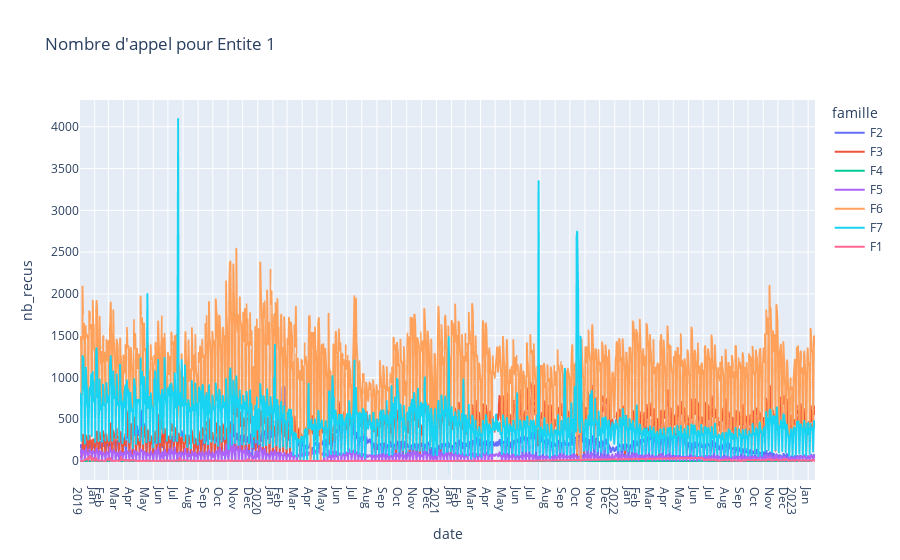
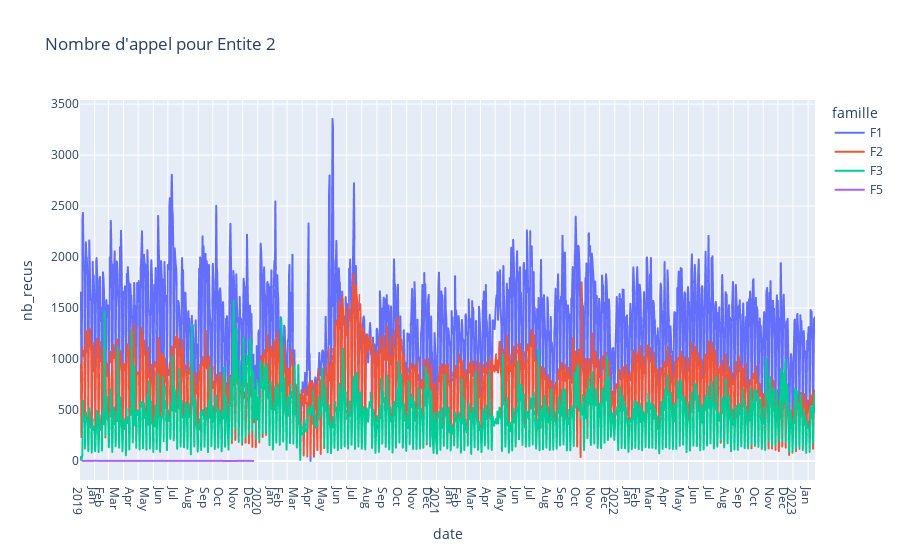
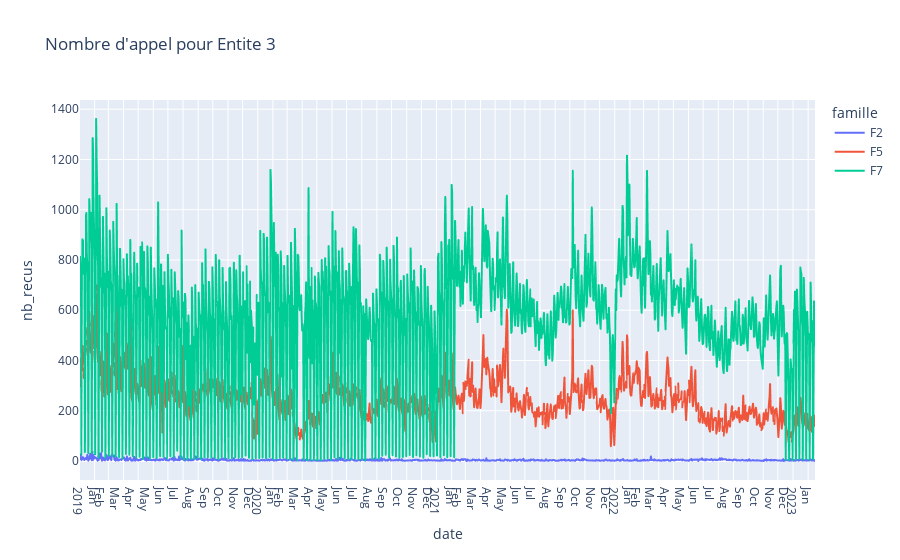
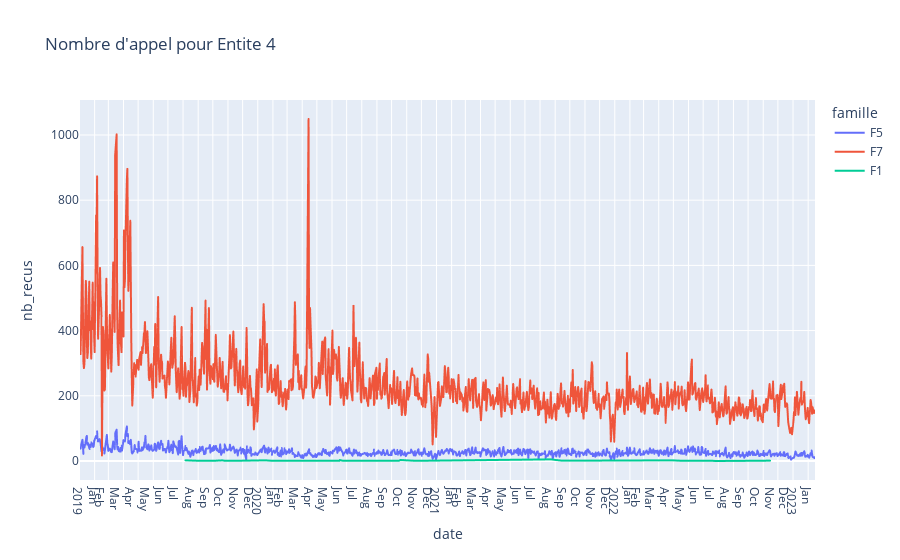

The cell these charts' notebook holds for them, in order:
### Code cell
#
# Création de graphique dynamique de toutes les Entités avec toutes les Familles
#


for entite in df_tel.entite.unique():
    df = df_tel.loc[df_tel.entite == entite].groupby([pd.Grouper(freq = 'd'), "famille", "jour"]).agg(nb_recus = ('nb_recus' , 'mean')).reset_index()
    
    fig = px.line(df, x="date", y="nb_recus", color='famille',
              hover_data={
                "date": "|%B %d, %Y",
                "jour" : True,
              },
              title=f"Nombre d'appel pour {entite}")

    fig.update_xaxes(
        dtick="M1",
        tickformat="%b\n%Y",
        ticklabelmode="period")
    fig.show()

### Figure 1 — Plotly figure (JSON) as saved in the notebook; plotly's stock layout.template omitted (floating-point values rounded to 4 significant figures; data arrays with more than 128 entries replaced by an {"elided": "..."} marker saying what was removed)
{"data": [{"customdata": {"elided": "1250x1 str values"}, "hovertemplate": "famille=F2<br>date=%{x|%B %d, %Y}<br>nb_recus=%{y}<br>jour=%{customdata[0]}<extra></extra>", "legendgroup": "F2", "line": {"color": "#636efa", "dash": "solid"}, "marker": {"symbol": "circle"}, "mode": "lines", "name": "F2", "showlegend": true, "type": "scattergl", "x": {"elided": "1250 str values"}, "xaxis": "x", "y": {"elided": "1250 int values"}, "yaxis": "y"}, {"customdata": {"elided": "1248x1 str values"}, "hovertemplate": "famille=F3<br>date=%{x|%B %d, %Y}<br>nb_recus=%{y}<br>jour=%{customdata[0]}<extra></extra>", "legendgroup": "F3", "line": {"color": "#EF553B", "dash": "solid"}, "marker": {"symbol": "circle"}, "mode": "lines", "name": "F3", "showlegend": true, "type": "scattergl", "x": {"elided": "1248 str values"}, "xaxis": "x", "y": {"elided": "1248 int values"}, "yaxis": "y"}, {"customdata": {"elided": "133x1 str values"}, "hovertemplate": "famille=F4<br>date=%{x|%B %d, %Y}<br>nb_recus=%{y}<br>jour=%{customdata[0]}<extra></extra>", "legendgroup": "F4", "line": {"color": "#00cc96", "dash": "solid"}, "marker": {"symbol": "circle"}, "mode": "lines", "name": "F4", "showlegend": true, "type": "scattergl", "x": {"elided": "133 str values"}, "xaxis": "x", "y": {"elided": "133 int values"}, "yaxis": "y"}, {"customdata": {"elided": "1247x1 str values"}, "hovertemplate": "famille=F5<br>date=%{x|%B %d, %Y}<br>nb_recus=%{y}<br>jour=%{customdata[0]}<extra></extra>", "legendgroup": "F5", "line": {"color": "#ab63fa", "dash": "solid"}, "marker": {"symbol": "circle"}, "mode": "lines", "name": "F5", "showlegend": true, "type": "scattergl", "x": {"elided": "1247 str values"}, "xaxis": "x", "y": {"elided": "1247 int values"}, "yaxis": "y"}, {"customdata": {"elided": "1254x1 str values"}, "hovertemplate": "famille=F6<br>date=%{x|%B %d, %Y}<br>nb_recus=%{y}<br>jour=%{customdata[0]}<extra></extra>", "legendgroup": "F6", "line": {"color": "#FFA15A", "dash": "solid"}, "marker": {"symbol": "circle"}, "mode": "lines", "name": "F6", "showlegend": true, "type": "scattergl", "x": {"elided": "1254 str values"}, "xaxis": "x", "y": {"elided": "1254 int values"}, "yaxis": "y"}, {"customdata": {"elided": "1252x1 str values"}, "hovertemplate": "famille=F7<br>date=%{x|%B %d, %Y}<br>nb_recus=%{y}<br>jour=%{customdata[0]}<extra></extra>", "legendgroup": "F7", "line": {"color": "#19d3f3", "dash": "solid"}, "marker": {"symbol": "circle"}, "mode": "lines", "name": "F7", "showlegend": true, "type": "scattergl", "x": {"elided": "1252 str values"}, "xaxis": "x", "y": {"elided": "1252 int values"}, "yaxis": "y"}, {"customdata": {"elided": "751x1 str values"}, "hovertemplate": "famille=F1<br>date=%{x|%B %d, %Y}<br>nb_recus=%{y}<br>jour=%{customdata[0]}<extra></extra>", "legendgroup": "F1", "line": {"color": "#FF6692", "dash": "solid"}, "marker": {"symbol": "circle"}, "mode": "lines", "name": "F1", "showlegend": true, "type": "scattergl", "x": {"elided": "751 str values"}, "xaxis": "x", "y": {"elided": "751 int values"}, "yaxis": "y"}], "layout": {"legend": {"title": {"text": "famille"}, "tracegroupgap": 0}, "title": {"text": "Nombre d'appel pour Entite 1"}, "xaxis": {"anchor": "y", "domain": [0, 1], "dtick": "M1", "tickformat": "%b\n%Y", "ticklabelmode": "period", "title": {"text": "date"}}, "yaxis": {"anchor": "x", "domain": [0, 1], "title": {"text": "nb_recus"}}}}

### Figure 2 — Plotly figure (JSON) as saved in the notebook; plotly's stock layout.template omitted (floating-point values rounded to 4 significant figures; data arrays with more than 128 entries replaced by an {"elided": "..."} marker saying what was removed)
{"data": [{"customdata": {"elided": "1249x1 str values"}, "hovertemplate": "famille=F1<br>date=%{x|%B %d, %Y}<br>nb_recus=%{y}<br>jour=%{customdata[0]}<extra></extra>", "legendgroup": "F1", "line": {"color": "#636efa", "dash": "solid"}, "marker": {"symbol": "circle"}, "mode": "lines", "name": "F1", "showlegend": true, "type": "scattergl", "x": {"elided": "1249 str values"}, "xaxis": "x", "y": {"elided": "1249 int values"}, "yaxis": "y"}, {"customdata": {"elided": "1254x1 str values"}, "hovertemplate": "famille=F2<br>date=%{x|%B %d, %Y}<br>nb_recus=%{y}<br>jour=%{customdata[0]}<extra></extra>", "legendgroup": "F2", "line": {"color": "#EF553B", "dash": "solid"}, "marker": {"symbol": "circle"}, "mode": "lines", "name": "F2", "showlegend": true, "type": "scattergl", "x": {"elided": "1254 str values"}, "xaxis": "x", "y": {"elided": "1254 int values"}, "yaxis": "y"}, {"customdata": {"elided": "1248x1 str values"}, "hovertemplate": "famille=F3<br>date=%{x|%B %d, %Y}<br>nb_recus=%{y}<br>jour=%{customdata[0]}<extra></extra>", "legendgroup": "F3", "line": {"color": "#00cc96", "dash": "solid"}, "marker": {"symbol": "circle"}, "mode": "lines", "name": "F3", "showlegend": true, "type": "scattergl", "x": {"elided": "1248 str values"}, "xaxis": "x", "y": {"elided": "1248 int values"}, "yaxis": "y"}, {"customdata": [["Lundi"], ["Mardi"], ["Jeudi"], ["Vendredi"], ["Mardi"], ["Vendredi"], ["Lundi"], ["Vendredi"], ["Vendredi"], ["Mardi"], ["Mardi"], ["Jeudi"], ["Jeudi"], ["Lundi"], ["Lundi"], ["Mardi"], ["Vendredi"], ["Mardi"], ["Vendredi"], ["Lundi"], ["Lundi"], ["Jeudi"], ["Lundi"], ["Mardi"], ["Lundi"], ["Mercredi"], ["Jeudi"], ["Lundi"]], "hovertemplate": "famille=F5<br>date=%{x|%B %d, %Y}<br>nb_recus=%{y}<br>jour=%{customdata[0]}<extra></extra>", "legendgroup": "F5", "line": {"color": "#ab63fa", "dash": "solid"}, "marker": {"symbol": "circle"}, "mode": "lines", "name": "F5", "showlegend": true, "type": "scattergl", "x": ["2019-01-07T00:00:00", "2019-01-08T00:00:00", "2019-01-10T00:00:00", "2019-01-11T00:00:00", "2019-01-15T00:00:00", "2019-01-18T00:00:00", "2019-01-21T00:00:00", "2019-01-25T00:00:00", "2019-02-01T00:00:00", "2019-02-26T00:00:00", "2019-03-05T00:00:00", "2019-04-11T00:00:00", "2019-05-16T00:00:00", "2019-05-27T00:00:00", "2019-06-17T00:00:00", "2019-06-18T00:00:00", "2019-07-05T00:00:00", "2019-07-09T00:00:00", "2019-08-09T00:00:00", "2019-08-26T00:00:00", "2019-09-30T00:00:00", "2019-10-03T00:00:00", "2019-10-21T00:00:00", "2019-10-22T00:00:00", "2019-11-18T00:00:00", "2019-11-20T00:00:00", "2019-12-19T00:00:00", "2019-12-23T00:00:00"], "xaxis": "x", "y": [2, 1, 2, 1, 1, 1, 2, 1, 2, 1, 1, 1, 1, 1, 1, 2, 1, 1, 1, 1, 1, 1, 2, 0, 0, 1, 1, 0], "yaxis": "y"}], "layout": {"legend": {"title": {"text": "famille"}, "tracegroupgap": 0}, "title": {"text": "Nombre d'appel pour Entite 2"}, "xaxis": {"anchor": "y", "domain": [0, 1], "dtick": "M1", "tickformat": "%b\n%Y", "ticklabelmode": "period", "title": {"text": "date"}}, "yaxis": {"anchor": "x", "domain": [0, 1], "title": {"text": "nb_recus"}}}}

### Figure 3 — Plotly figure (JSON) as saved in the notebook; plotly's stock layout.template omitted (floating-point values rounded to 4 significant figures; data arrays with more than 128 entries replaced by an {"elided": "..."} marker saying what was removed)
{"data": [{"customdata": {"elided": "1041x1 str values"}, "hovertemplate": "famille=F2<br>date=%{x|%B %d, %Y}<br>nb_recus=%{y}<br>jour=%{customdata[0]}<extra></extra>", "legendgroup": "F2", "line": {"color": "#636efa", "dash": "solid"}, "marker": {"symbol": "circle"}, "mode": "lines", "name": "F2", "showlegend": true, "type": "scattergl", "x": {"elided": "1041 str values"}, "xaxis": "x", "y": {"elided": "1041 int values"}, "yaxis": "y"}, {"customdata": {"elided": "1044x1 str values"}, "hovertemplate": "famille=F5<br>date=%{x|%B %d, %Y}<br>nb_recus=%{y}<br>jour=%{customdata[0]}<extra></extra>", "legendgroup": "F5", "line": {"color": "#EF553B", "dash": "solid"}, "marker": {"symbol": "circle"}, "mode": "lines", "name": "F5", "showlegend": true, "type": "scattergl", "x": {"elided": "1044 str values"}, "xaxis": "x", "y": {"elided": "1044 int values"}, "yaxis": "y"}, {"customdata": {"elided": "1161x1 str values"}, "hovertemplate": "famille=F7<br>date=%{x|%B %d, %Y}<br>nb_recus=%{y}<br>jour=%{customdata[0]}<extra></extra>", "legendgroup": "F7", "line": {"color": "#00cc96", "dash": "solid"}, "marker": {"symbol": "circle"}, "mode": "lines", "name": "F7", "showlegend": true, "type": "scattergl", "x": {"elided": "1161 str values"}, "xaxis": "x", "y": {"elided": "1161 int values"}, "yaxis": "y"}], "layout": {"legend": {"title": {"text": "famille"}, "tracegroupgap": 0}, "title": {"text": "Nombre d'appel pour Entite 3"}, "xaxis": {"anchor": "y", "domain": [0, 1], "dtick": "M1", "tickformat": "%b\n%Y", "ticklabelmode": "period", "title": {"text": "date"}}, "yaxis": {"anchor": "x", "domain": [0, 1], "title": {"text": "nb_recus"}}}}

### Figure 4 — Plotly figure (JSON) as saved in the notebook; plotly's stock layout.template omitted (floating-point values rounded to 4 significant figures; data arrays with more than 128 entries replaced by an {"elided": "..."} marker saying what was removed)
{"data": [{"customdata": {"elided": "1043x1 str values"}, "hovertemplate": "famille=F5<br>date=%{x|%B %d, %Y}<br>nb_recus=%{y}<br>jour=%{customdata[0]}<extra></extra>", "legendgroup": "F5", "line": {"color": "#636efa", "dash": "solid"}, "marker": {"symbol": "circle"}, "mode": "lines", "name": "F5", "showlegend": true, "type": "scattergl", "x": {"elided": "1043 str values"}, "xaxis": "x", "y": {"elided": "1043 int values"}, "yaxis": "y"}, {"customdata": {"elided": "1044x1 str values"}, "hovertemplate": "famille=F7<br>date=%{x|%B %d, %Y}<br>nb_recus=%{y}<br>jour=%{customdata[0]}<extra></extra>", "legendgroup": "F7", "line": {"color": "#EF553B", "dash": "solid"}, "marker": {"symbol": "circle"}, "mode": "lines", "name": "F7", "showlegend": true, "type": "scattergl", "x": {"elided": "1044 str values"}, "xaxis": "x", "y": {"elided": "1044 int values"}, "yaxis": "y"}, {"customdata": [["Mardi"], ["Mardi"], ["Lundi"], ["Lundi"], ["Jeudi"], ["Samedi"], ["Mardi"], ["Mardi"], ["Samedi"], ["Vendredi"], ["Vendredi"], ["Lundi"], ["Lundi"], ["Samedi"], ["Vendredi"], ["Lundi"], ["Lundi"], ["Mercredi"], ["Mardi"], ["Mercredi"], ["Lundi"], ["Mardi"], ["Vendredi"], ["Lundi"], ["Mardi"], ["Lundi"], ["Vendredi"], ["Lundi"], ["Samedi"], ["Mardi"], ["Lundi"], ["Mercredi"], ["Vendredi"], ["Vendredi"], ["Vendredi"], ["Lundi"], ["Mardi"], ["Mardi"]], "hovertemplate": "famille=F1<br>date=%{x|%B %d, %Y}<br>nb_recus=%{y}<br>jour=%{customdata[0]}<extra></extra>", "legendgroup": "F1", "line": {"color": "#00cc96", "dash": "solid"}, "marker": {"symbol": "circle"}, "mode": "lines", "name": "F1", "showlegend": true, "type": "scattergl", "x": ["2019-08-06T00:00:00", "2019-08-27T00:00:00", "2019-10-07T00:00:00", "2019-10-21T00:00:00", "2019-10-24T00:00:00", "2019-11-09T00:00:00", "2019-11-12T00:00:00", "2019-11-19T00:00:00", "2019-11-23T00:00:00", "2019-11-29T00:00:00", "2020-01-17T00:00:00", "2020-01-27T00:00:00", "2020-02-10T00:00:00", "2020-02-15T00:00:00", "2020-03-06T00:00:00", "2020-03-16T00:00:00", "2020-03-30T00:00:00", "2020-04-22T00:00:00", "2020-06-16T00:00:00", "2020-06-17T00:00:00", "2020-06-22T00:00:00", "2020-08-18T00:00:00", "2020-08-21T00:00:00", "2020-08-24T00:00:00", "2020-08-25T00:00:00", "2020-09-14T00:00:00", "2020-10-16T00:00:00", "2020-10-19T00:00:00", "2020-11-14T00:00:00", "2020-12-15T00:00:00", "2021-08-23T00:00:00", "2021-09-15T00:00:00", "2022-04-29T00:00:00", "2022-05-13T00:00:00", "2022-05-27T00:00:00", "2022-07-18T00:00:00", "2022-07-26T00:00:00", "2022-11-15T00:00:00"], "xaxis": "x", "y": [2, 1, 1, 2, 1, 1, 1, 1, 1, 1, 2, 1, 1, 1, 1, 1, 1, 1, 1, 3, 1, 1, 1, 1, 1, 1, 1, 3, 1, 1, 5, 1, 2, 1, 1, 1, 0, 1], "yaxis": "y"}], "layout": {"legend": {"title": {"text": "famille"}, "tracegroupgap": 0}, "title": {"text": "Nombre d'appel pour Entite 4"}, "xaxis": {"anchor": "y", "domain": [0, 1], "dtick": "M1", "tickformat": "%b\n%Y", "ticklabelmode": "period", "title": {"text": "date"}}, "yaxis": {"anchor": "x", "domain": [0, 1], "title": {"text": "nb_recus"}}}}
